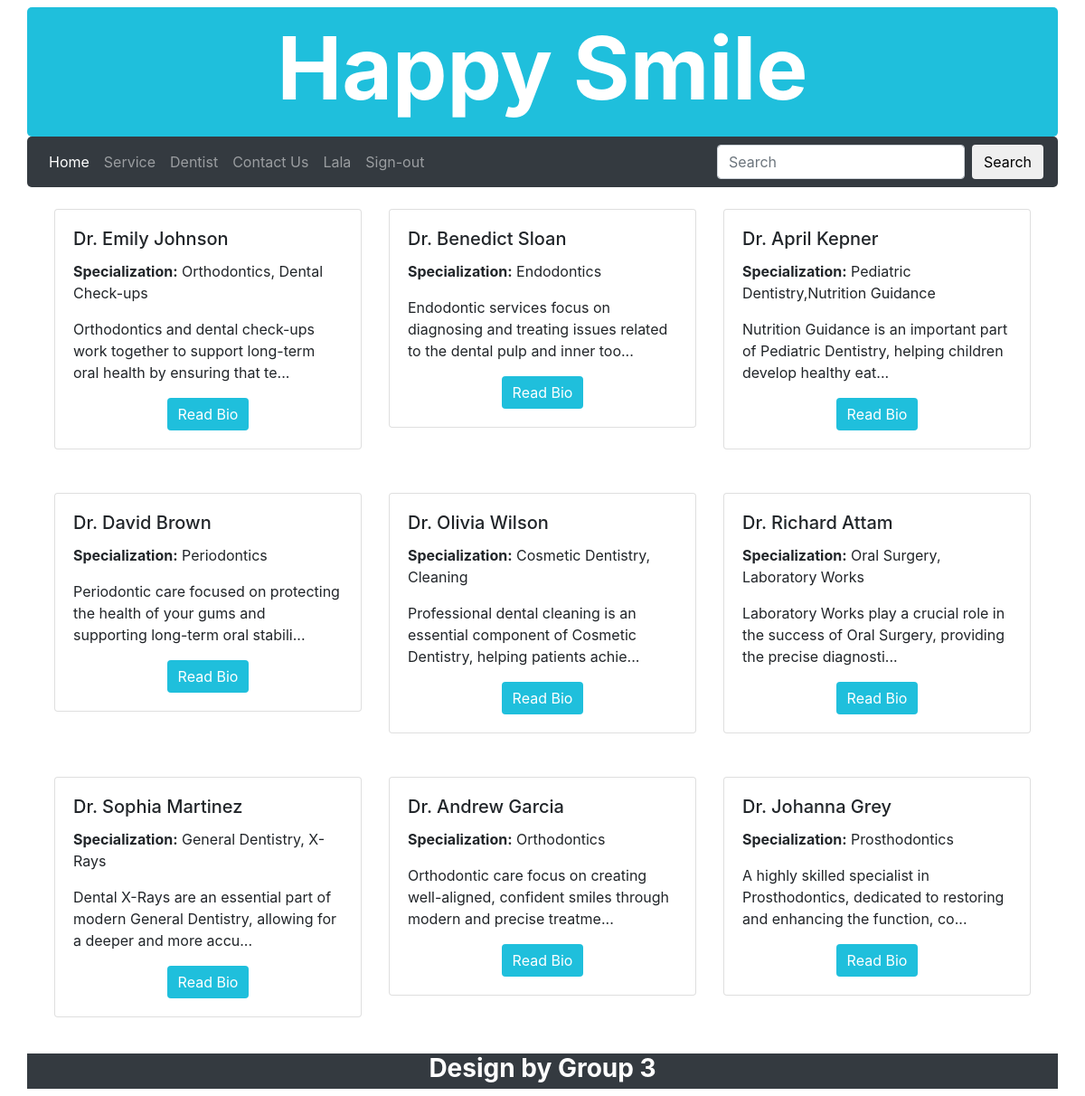
The app's page /dentist.php (signed in) with its own data.
### tables this page shows
CREATE TABLE `Dentist` (
  `DentistID` int(11) NOT NULL,
  `FullName` varchar(100) NOT NULL,
  `Specialization` varchar(100) DEFAULT NULL,
  `Phone` varchar(20) DEFAULT NULL,
  `Email` varchar(100) DEFAULT NULL,
  `Detail` text DEFAULT NULL,
  `Image` varchar(255) DEFAULT 'default-doctor.jpg',
  `UserID` int(11) DEFAULT NULL
);

### dentist.php (the view, shortened to what this page needs)
<!DOCTYPE html>
<html lang="en">
<head>
    <link rel="stylesheet" href="https://maxcdn.bootstrapcdn.com/bootstrap/4.1.3/css/bootstrap.min.css">
</head>
<body onLoad="run_first()">
    <?php include("include/banner.inc") ?>
    <?php include("include/nav.inc") ?>
    <div class="container">
    <?php
        $conn  = db_connect();
        $sql = "SELECT DentistID, FullName, Specialization, Detail, Image FROM dentist;";
        $result = $conn -> query($sql);
        print "<div class='container mt-4'>\n";
        print "<div class='row'>\n";
        $count = 0;
        while ($row = $result->fetch_assoc()) {
            $FullName = $row["FullName"];
            $Specialization = $row["Specialization"];
            $Detail = $row["Detail"];
            $shortDetail = strlen($Detail) > 100 ? substr($Detail, 0, 100) . "..." : $Detail;
            if ($count % 3 == 0 && $count != 0) {
                print "</div><div class='row mt-4'>\n";
            }
            print "<div class='col-md-4'>\n";
            print "   <div class='card mb-4'>\n";
            print "<div class='card-body'>\n";
            print "<h5 class='card-title'>$FullName</h5>\n";
            print "<p class='card-text'><strong>Specialization:</strong> $Specialization</p>\n";
            print "<p class='card-text'>$shortDetail</p>\n";
            print "<div class='text-center mt-2'>\n";
            print "<a href='dentistDetail.php?id=".$row['DentistID'] . "' class='btn' style='background-color:#1FBFDC; color:white; border:none;'> Read Bio</a>\n";
            print " </div>\n";
            print "</div>\n";
            print "   </div>\n";
            print "</div>\n";
            $count++;
        }
        print "</div></div>\n";
    ?>
    </div>
    <?php include("include/footer.inc") ?>
</body>
</html>

### records on screen
dentist: FullName "Dr. Emily Johnson", Specialization "Orthodontics, Dental Check-ups", Detail "Orthodontics and dental check-ups work together to support long-term oral health by ensuring that te..."
dentist: FullName "Dr. Benedict Sloan", Specialization "Endodontics", Detail "Endodontic services focus on diagnosing and treating issues related to the dental pulp and inner too..."
dentist: FullName "Dr. April Kepner", Specialization "Pediatric Dentistry,Nutrition Guidance", Detail "Nutrition Guidance is an important part of Pediatric Dentistry, helping children develop healthy eat..."
dentist: FullName "Dr. David Brown", Specialization "Periodontics", Detail "Periodontic care focused on protecting the health of your gums and supporting long-term oral stabili..."
dentist: FullName "Dr. Olivia Wilson", Specialization "Cosmetic Dentistry, Cleaning", Detail "Professional dental cleaning is an essential component of Cosmetic Dentistry, helping patients achie..."
dentist: FullName "Dr. Richard Attam", Specialization "Oral Surgery, Laboratory Works", Detail "Laboratory Works play a crucial role in the success of Oral Surgery, providing the precise diagnosti..."
dentist: FullName "Dr. Sophia Martinez", Specialization "General Dentistry, X-Rays", Detail "Dental X-Rays are an essential part of modern General Dentistry, allowing for a deeper and more accu..."
dentist: FullName "Dr. Andrew Garcia", Specialization "Orthodontics", Detail "Orthodontic care focus on creating well-aligned, confident smiles through modern and precise treatme..."
dentist: FullName "Dr. Johanna Grey", Specialization "Prosthodontics", Detail "A highly skilled specialist in Prosthodontics, dedicated to restoring and enhancing the function, co..."

### other values on screen
$_SESSION['name'] "Lala"
